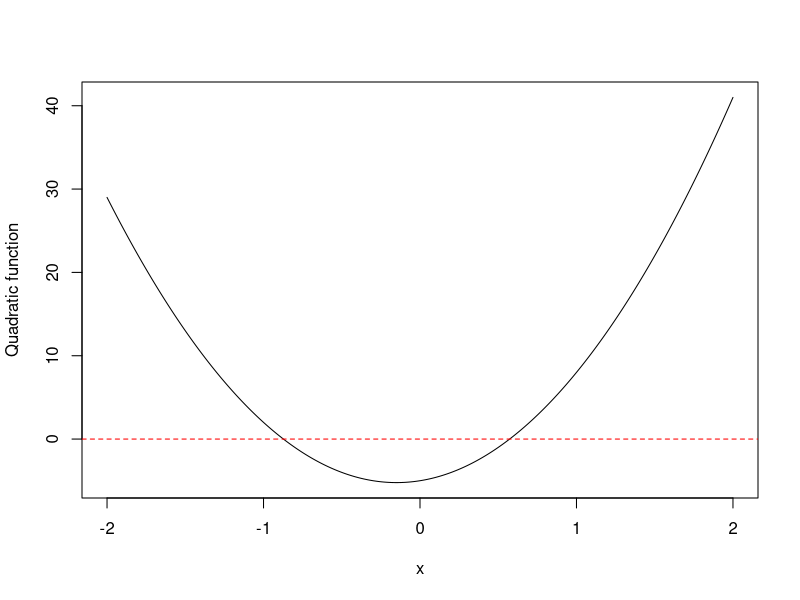
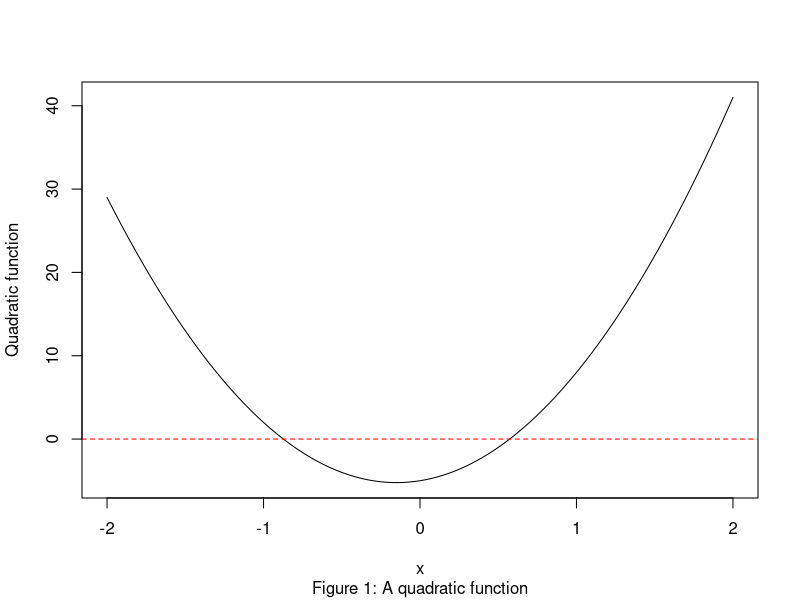
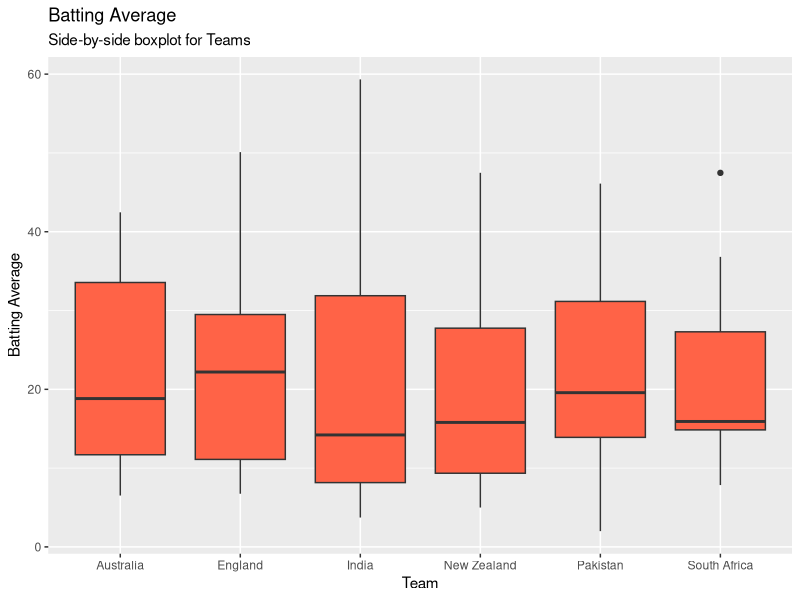

Reproduce these figures in R, in order.
## ---- chunk 1
knitr::opts_chunk$set(echo = TRUE)
#Default Options
## ---- chunk 2
a <- 10
b <- 3
c <- -5
x <- seq(-2, 2, length = 1e3)
fx <- a*x^2 + b*x + c
plot(x, fx, type = 'l', xlab = "x", ylab = "Quadratic function")
# adding line for solution
abline(h = 0, lty = 2, col = "red")
## ---- chunk 3
a <- 10
b <- 3
c <- -5
x <- seq(-2, 2, length = 1e3)
fx <- a*x^2 + b*x + c
plot(x, fx, type = 'l', xlab = "x", ylab = "Quadratic function")
title(sub = "Figure 1: A quadratic function"
      )
# adding line for solution
abline(h = 0, lty = 2, col = "red")
## ---- chunk 4
library(ggplot2)
library(tibble)
## ---- chunk 5
cric <- read.csv("battingbowling.csv")
cric <- as_tibble(cric)
cric
## ---- chunk 6
p <- ggplot(cric, aes(x = Team,y = Batting))
p + geom_boxplot(fill = "tomato")+
labs(title = "Batting Average",
subtitle = "Side-by-side boxplot for Teams",
y = "Batting Average")
